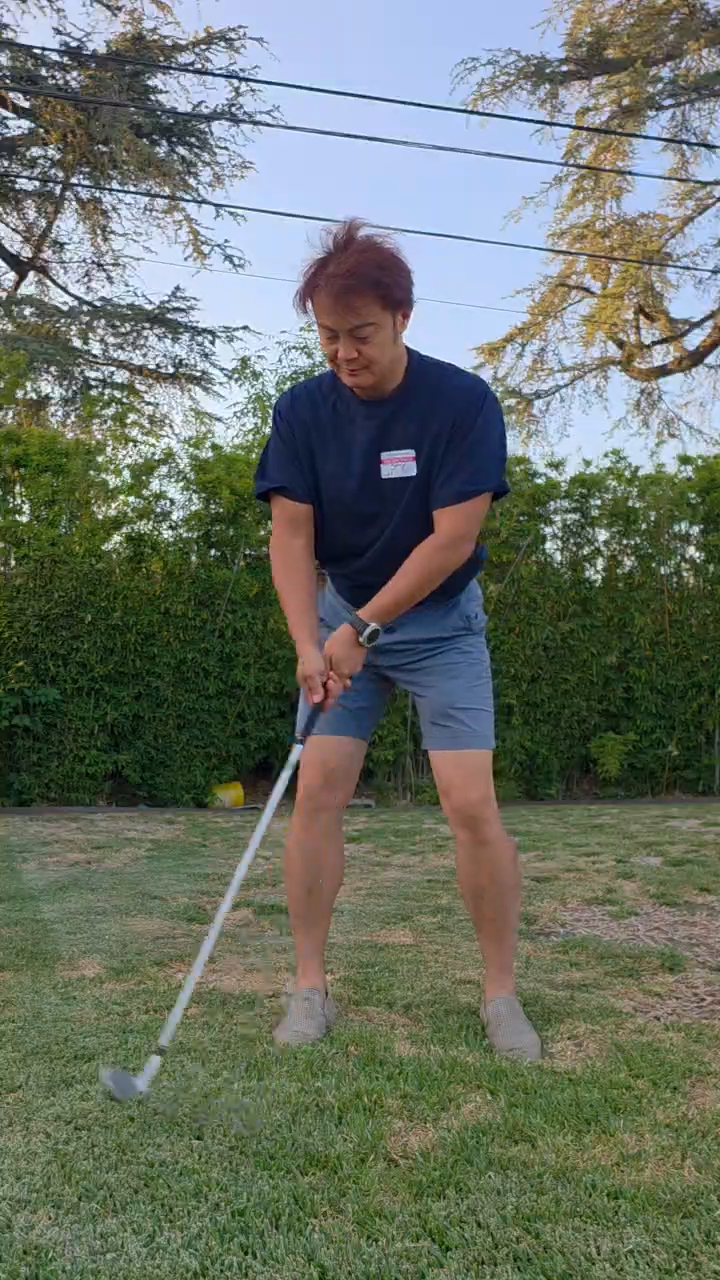
#> input picture frame 93 of input/Videos2026-06-09_201039_231.mp4, 720 x 1280 px
$ python preview_new_videos.py
#> lines starting #> are read from the running program, lines starting #| are printed output that depends on the picture; after the words box and inside, x2 and y2 are one past the last pixel; in counts of white or black regions, pixels touching at a corner belong together
#!/usr/bin/env python3
"""
preview_new_videos.py
For each video: extract 4 frames (~address/top/impact/finish),
tile into a 2x2 preview, annotate with filename + detected angle.
"""

import cv2
import numpy as np
from pathlib import Path

INPUT = Path("/home/jason/projects/swingcue-postest/input")
DESK  = Path("/mnt/c/Users/jason/Desktop/rtmpose_results/preview")
DESK.mkdir(parents=True, exist_ok=True)

VIDEOS = sorted(INPUT.glob("Videos2026-06-09*.mp4"))

LABELS = ["address", "top", "impact", "finish"]
# Approximate fractions of video where each phase occurs
FRACS = [0.10, 0.35, 0.60, 0.88]

TILE_W, TILE_H = 480, 360   # each tile size
FONT = cv2.FONT_HERSHEY_DUPLEX


def get_frame(cap, frac):
    total = int(cap.get(cv2.CAP_PROP_FRAME_COUNT))
    idx   = max(0, min(int(total * frac), total - 1))
    cap.set(cv2.CAP_PROP_POS_FRAMES, idx)
    ret, f = cap.read()
    return f if ret else None, idx


def detect_angle(cap):
    """
    Rough face-on vs down-the-line heuristic:
    Sample a mid-swing frame, look at horizontal extent of motion relative
    to frame width.  Face-on: golfer faces camera → body occupies ~centre
    horizontally.  DTL: golfer side-on → club/body sweeps horizontally.
    We use a simpler proxy: check aspect ratio of the "motion region" via
    frame difference between two nearby frames.
    Returns "face-on" or "down-the-line".
    """
    total = int(cap.get(cv2.CAP_PROP_FRAME_COUNT))
    fps   = cap.get(cv2.CAP_PROP_FPS) or 30

    # Grab two frames ~1/3 and ~2/3 through
    frames = []
    for frac in (0.30, 0.55):
        cap.set(cv2.CAP_PROP_POS_FRAMES, int(total * frac))
        ret, f = cap.read()
        if ret:
            frames.append(cv2.cvtColor(f, cv2.COLOR_BGR2GRAY))
#> this loop made 2 passes
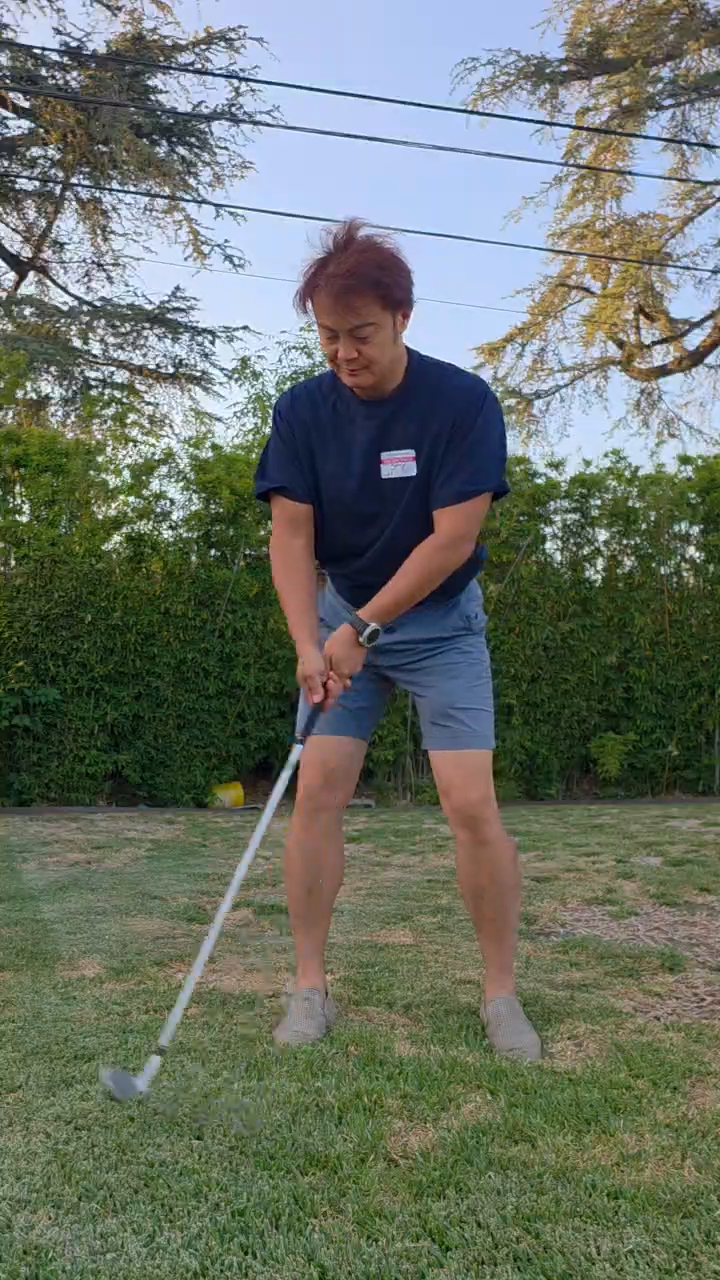
#> input picture frame 93 of input/Videos2026-06-09_201039_231.mp4, 720 x 1280 px
#> after the loop, frames = 2 items

    if len(frames) < 2:
        return "unknown"

    diff = cv2.absdiff(frames[0], frames[1])
    _, mask = cv2.threshold(diff, 15, 255, cv2.THRESH_BINARY)
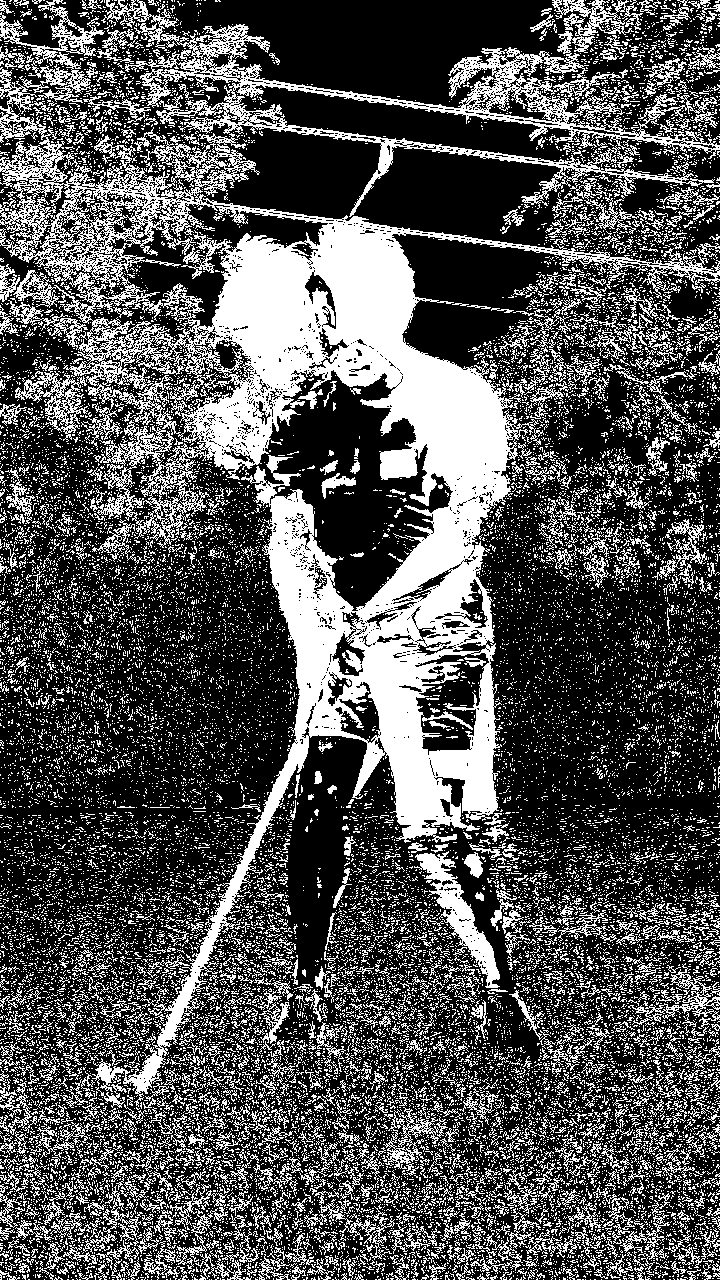
#> mask: shape (1280, 720); 32.3% white; 22437 white regions (21217 under 20 px)

    # Bounding box of motion region
    contours, _ = cv2.findContours(mask, cv2.RETR_EXTERNAL, cv2.CHAIN_APPROX_SIMPLE)
#> contours = 21944 contours, 21453 with area under 20; largest, box (x1, y1, x2, y2) and area: (0, 67, 720, 1107) 160156, (101, 0, 720, 217) 23143, (0, 6, 105, 103) 2982, (414, 851, 500, 988) 2840, (15, 365, 88, 442) 1870
    if not contours:
        return "unknown"

    all_pts = np.concatenate(contours)
#> all_pts = contour of 150762 points, box (x1, y1, x2, y2) (0, 0, 720, 1280), area 320430
    x, y, w, h = cv2.boundingRect(all_pts)
#> x = 0; y = 0; w = 720; h = 1280
    aspect = w / (h + 1e-6)
#> aspect = 0.562

    # DTL: swing arc is wider horizontally → aspect > 1.0
    # Face-on: body stays roughly vertical → aspect ≤ 1.0
    return "down-the-line" if aspect > 1.05 else "face-on"


def make_preview(video_path: Path) -> Path:
    cap   = cv2.VideoCapture(str(video_path))
    total = int(cap.get(cv2.CAP_PROP_FRAME_COUNT))
    W     = int(cap.get(cv2.CAP_PROP_FRAME_WIDTH))
    H     = int(cap.get(cv2.CAP_PROP_FRAME_HEIGHT))
    fps   = cap.get(cv2.CAP_PROP_FPS) or 30

    angle = detect_angle(cap)
#> angle = 'face-on'

    tiles = []
    for label, frac in zip(LABELS, FRACS):
        frame, fidx = get_frame(cap, frac)
        if frame is None:
            frame = np.zeros((H, W, 3), dtype=np.uint8)

        tile = cv2.resize(frame, (TILE_W, TILE_H))

        # Label banner
        banner = np.zeros((40, TILE_W, 3), dtype=np.uint8)
        banner[:] = (30, 30, 30)
        cv2.putText(banner, f"{label.upper()}  fr{fidx}",
                    (8, 27), FONT, 0.65, (200, 230, 200), 1, cv2.LINE_AA)
        tile = np.vstack([banner, tile])
        tiles.append(tile)
#> this loop made 4 passes
#> (idx in get_frame, fidx) on passes 1 to 4: (31, 31), (108, 108), (186, 186), (272, 272)
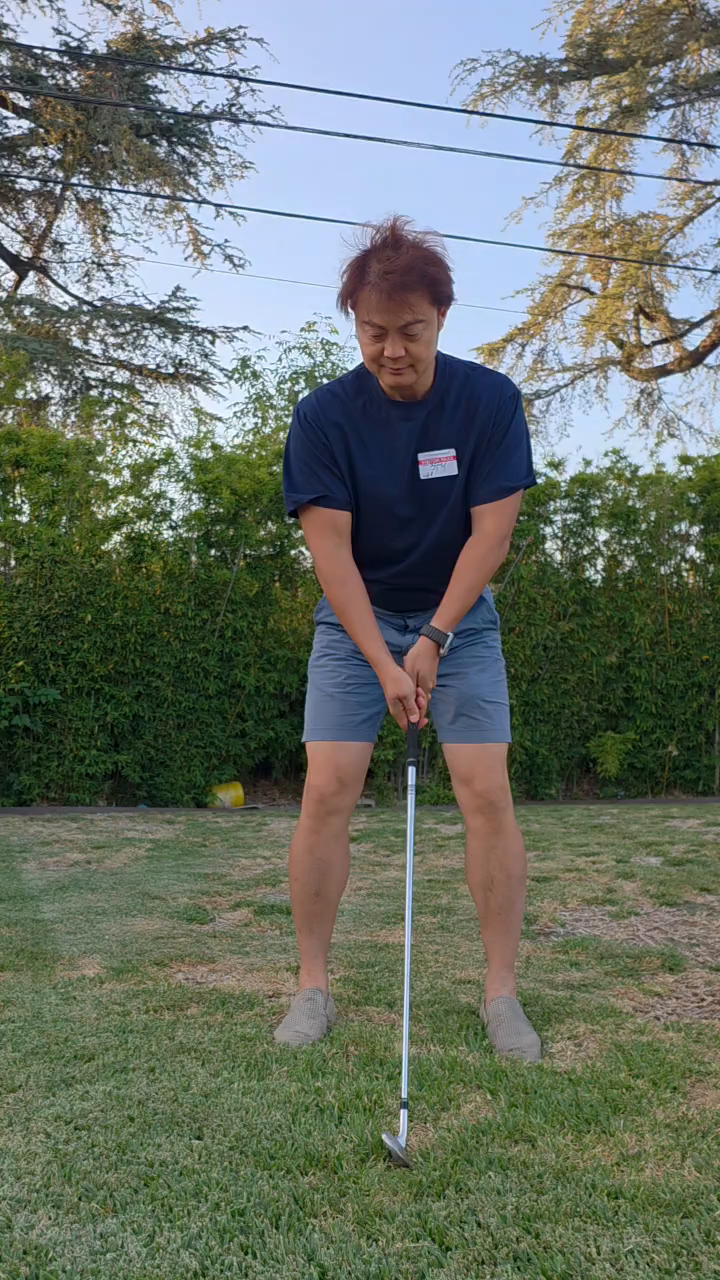
#> input picture frame 31 of input/Videos2026-06-09_201039_231.mp4, 720 x 1280 px
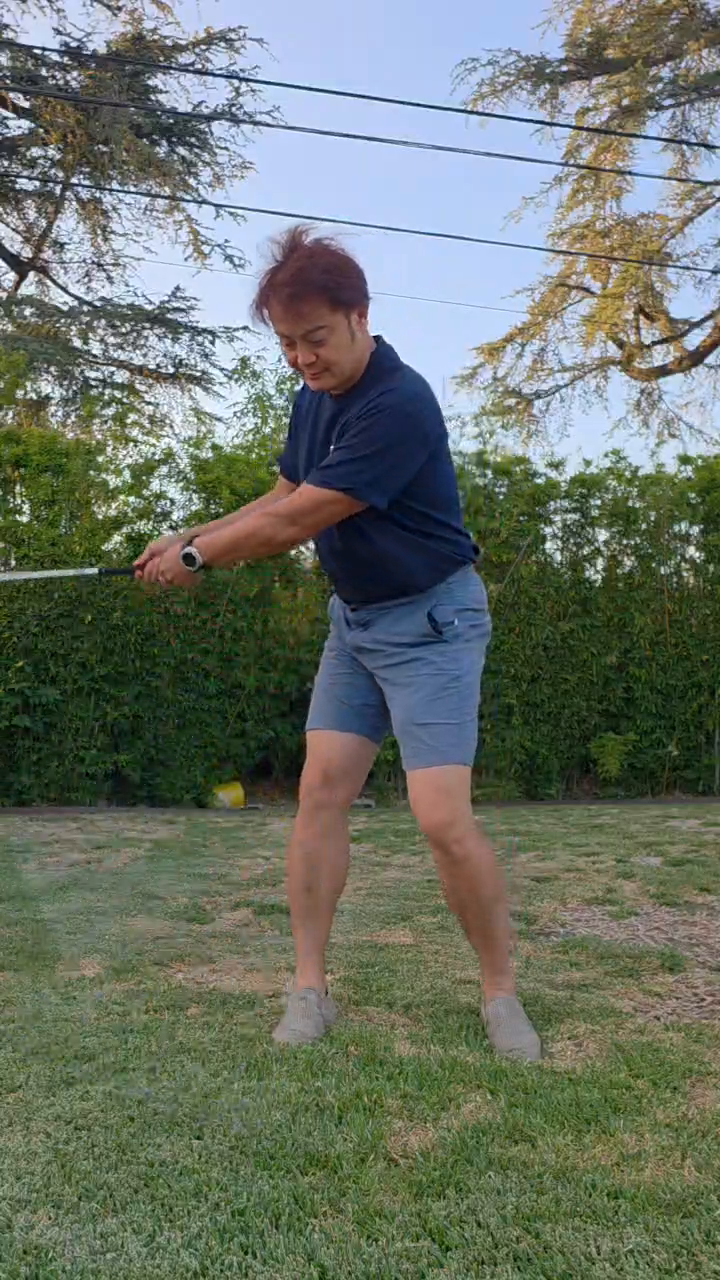
#> input picture frame 108 of input/Videos2026-06-09_201039_231.mp4, 720 x 1280 px
#> after the loop, tiles = 4 items

    cap.release()

    # 2×2 grid
    row0 = np.hstack(tiles[:2])
    row1 = np.hstack(tiles[2:])
    grid = np.vstack([row0, row1])

    # Top header bar
    header_h = 52
    header   = np.zeros((header_h, grid.shape[1], 3), dtype=np.uint8)
    header[:] = (20, 20, 20)

    short_name = video_path.name[:40]
    angle_color = (80, 210, 80) if "face" in angle else (80, 180, 255)
#> angle_color = (80, 210, 80)
    cv2.putText(header, short_name,
                (10, 22), FONT, 0.52, (220, 220, 220), 1, cv2.LINE_AA)
    cv2.putText(header, f"[{angle}]  {W}x{H}  {total}fr @{fps:.0f}fps",
                (10, 44), FONT, 0.55, angle_color, 1, cv2.LINE_AA)
#> header: shape (52, 960, 3); mean of channels 0, 1, 2 26.7, 30, 26.7

    canvas = np.vstack([header, grid])
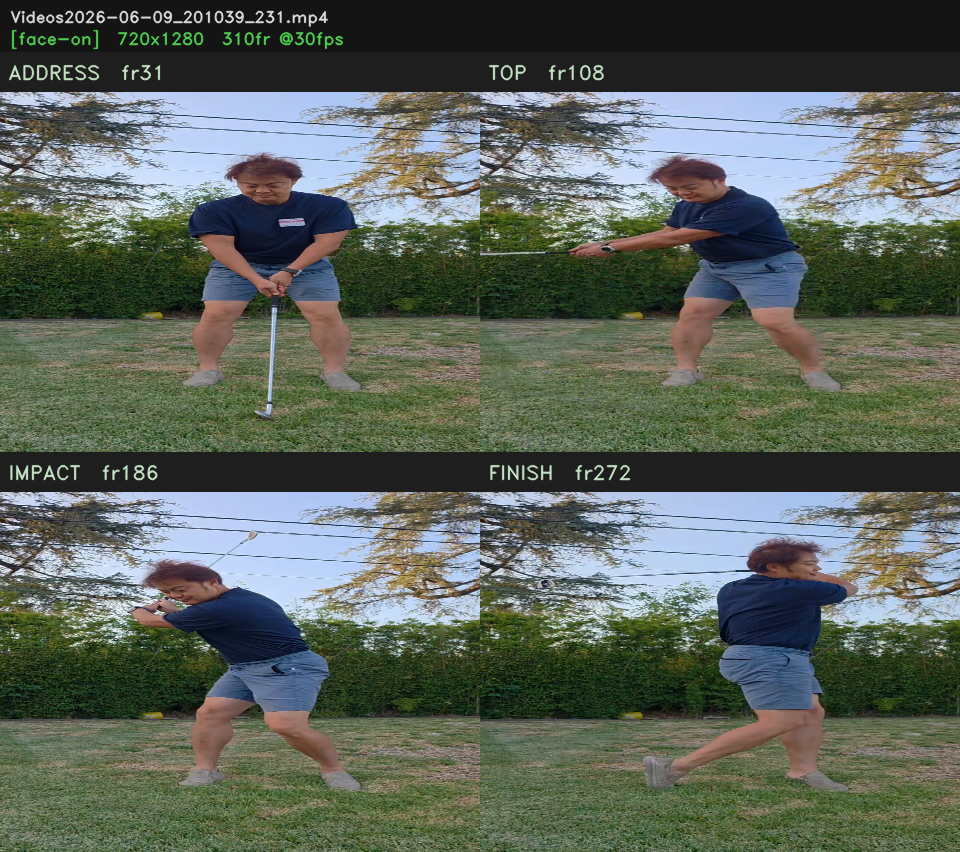
#> canvas: shape (852, 960, 3); mean of channels 0, 1, 2 90.8, 100.2, 91.9; drawn as B, G, R

    stem = video_path.stem[-18:]   # last 18 chars of name
    out  = DESK / f"preview_{stem}.png"
    cv2.imwrite(str(out), canvas)
    print(f"  {video_path.name}  → [{angle}]  saved: {out.name}")
#|   Videos2026-06-09_201039_231.mp4  → [face-on]  saved: preview_6-06-09_201039_231.png
    return out


def main():
    print(f"Processing {len(VIDEOS)} videos...\n")
    for v in VIDEOS:
        make_preview(v)
    print("\nAll previews on desktop.")


if __name__ == "__main__":
    main()
